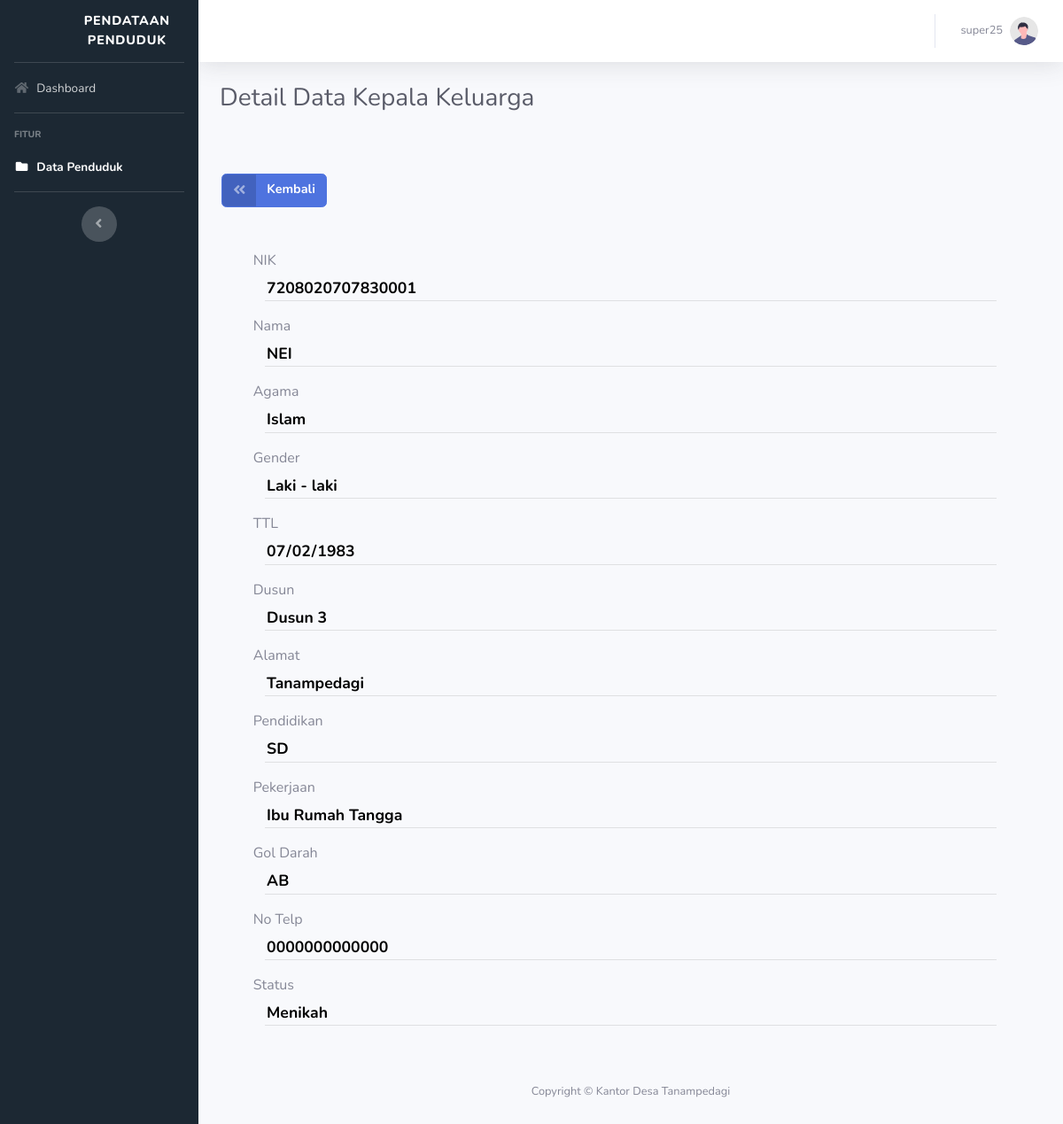
The page /Program/detail_kepala_admin.php?nik=7208020707830001 (signed in) on the database its author committed.
### tables this page shows
CREATE TABLE `data_kepala_keluarga` (
  `nik` bigint(20) NOT NULL,
  `nama` varchar(50) NOT NULL,
  `agama` varchar(20) NOT NULL,
  `gender` varchar(11) NOT NULL,
  `ttl` date NOT NULL,
  `dusun` varchar(20) NOT NULL,
  `alamat` varchar(20) NOT NULL,
  `pendidikan` varchar(20) NOT NULL,
  `pekerjaan` varchar(20) NOT NULL,
  `gol_darah` varchar(2) NOT NULL,
  `no_telp` varchar(13) NOT NULL,
  `status` varchar(20) NOT NULL,
  `kategori` varchar(20) NOT NULL,
  `id_akun` int(11) NOT NULL
);

### Program/detail_kepala_admin.php (the view, shortened to what this page needs)
<?php
    require('koneksi.php');
    $nik = $_GET['nik'];
    $data_penduduk = mysqli_query($conn, "SELECT * FROM data_kepala_keluarga WHERE nik='$nik'");
    $data = mysqli_fetch_assoc($data_penduduk);
?>
<!DOCTYPE html>
<html lang="en">
<head>
    <link href="vendor/fontawesome-free/css/all.min.css" rel="stylesheet" type="text/css">
    <link href="css/sb-admin-2.min.css" rel="stylesheet">
    <link rel="stylesheet" type="text/css" href="css/style.css">
</head>
<body id="page-top">
    <div id="wrapper">
        <ul class="navbar-nav samping sidebar sidebar-dark accordion" id="accordionSidebar">
            <a class="sidebar-brand d-flex align-items-center justify-content-center" href="dashboard_admin.php">
                <div class="sidebar-brand-icon logo">
                </div>
                <div class="sidebar-brand-text mx-3 text">Pendataan Penduduk</div>
            </a>
            <hr class="sidebar-divider my-0">
            <li class="nav-item">
                <a class="nav-link" href="dashboard_admin.php">
                    <i class="fas fa-fw fa-home"></i>
                    <span>Dashboard</span></a>
            </li>
            <hr class="sidebar-divider">
            <div class="sidebar-heading">
                Fitur
            </div>
            <li class="nav-item active">
                <a class="nav-link" href="view_all_data_admin.php">
                    <i class="fas fa-fw fa-folder"></i>
                    <span>Data Penduduk</span></a>
            </li>
            <hr class="sidebar-divider d-none d-md-block">
            <div class="text-center d-none d-md-inline">
                <button class="rounded-circle border-0" id="sidebarToggle"></button>
            </div>
        </ul>
        <div id="content-wrapper" class="d-flex flex-column">
            <div id="content">
                <nav class="navbar navbar-expand navbar-light bg-white topbar mb-4 static-top shadow">
                    <ul class="navbar-nav ml-auto">
                        <li class="nav-item dropdown no-arrow">
                            <a class="nav-link dropdown-toggle" href="#" id="userDropdown" role="button"
                                data-toggle="dropdown" aria-haspopup="true" aria-expanded="false">
                                <span class="mr-2 d-none d-lg-inline text-gray-600 small"><?php echo $_SESSION['username_akun']; ?></span>
                                <img class="img-profile rounded-circle"
                                    src="img/undraw_profile.svg">
                            </a>
                        </li>
                    </ul>
                </nav>
                <div class="container-fluid">
                    <h1 class="h3 mb-4 text-gray-800">Detail Data Kepala Keluarga</h1>
                    <form autocomplete="off" required="" method="POST" action="acc_action.php">
                        <div class="card-body">
                            <br>
                            <div class="input_down">
                                <a href="all_data_kep_admin.php" class="btn btn-primary btn-icon-split">
                                    <span class="icon text-white-50">
                                        <i class="fas fa-angle-double-left"></i>
                                    </span>
                                    <span class="text"><b>Kembali</b></span>
                                </a>
                            </div>
                            <br>
                            <br>
                            <div class="form-group">
                                <label for="exampleInputNik" class="input label">NIK</label>
                                <input type="text" class="conf" id="exampleInputNik" required="" name="nik" min="0" value="<?php echo $data['nik']; ?>" readonly>
                                <hr class="sidebar-divider my-0 garis">
                            </div>
                            <div class="form-group">
                                <label for="exampleInputNik" class="input label">Nama</label>
                                <input type="text" class="conf" id="exampleInputNik" required="" name="nama" min="0" value="<?php echo $data['nama']; ?>" readonly>
                                <hr class="sidebar-divider my-0 garis">
                            </div>
                            <div class="form-group">
                                <label for="exampleInputNama" class="input label">Agama</label>
                                <input type="text" class="conf" id="exampleInputNama"  required="" name="agama" value="<?php echo $data['agama']; ?>" readonly>
                                <hr class="sidebar-divider my-0 garis">
                            </div>
                            <div class="form-group">
                                <label for="exampleInputGender" class="input label">Gender</label>
                                <input type="text" class="conf" id="exampleInputGender"  required="" name="gender"
                                value="<?php
                                    if ($data['gender'] == "L") {
                                        echo "Laki - laki";
                                    }
                                    else if ($data['gender'] == "P") {
                                        echo "Perempuan";
                                    }
                                ?>" readonly>
                                <hr class="sidebar-divider my-0 garis">
                            </div>
                            <div class="form-group">
                                <label for="exampleInputRt" class="input label">TTL</label>
                                <input type="date" class="conf" id="exampleInputRt" required="" name="ttl" min="0" value="<?php echo $data['ttl']; ?>" readonly>
                                <hr class="sidebar-divider my-0 garis">
                            </div>
                            <div class="form-group">
                                <label for="exampleInputDusun" class="input label">Dusun</label>
                                <input type="text" class="conf" id="exampleInputDusun" required="" name="dusun" min="0" value="<?php echo $data['dusun']; ?>" readonly>
                                <hr class="sidebar-divider my-0 garis">
                            </div>
                            <div class="form-group">
                                <label for="exampleInputRw" class="input label">Alamat</label>
                                <input type="text" class="conf" id="exampleInputRw" required="" name="alamat" min="0" value="<?php echo $data['alamat']; ?>" readonly>
                                <hr class="sidebar-divider my-0 garis">
                            </div>
                            <div class="form-group">
                                <label for="exampleInputAgama" class="input label">Pendidikan</label>
                                <input type="text" class="conf" id="exampleInputAgama" required="" name="pendidikan" min="0" value="<?php echo $data['pendidikan']; ?>" readonly>
                                <hr class="sidebar-divider my-0 garis">
                            </div>
                            <div class="form-group">
                                <label for="exampleInputAgama" class="input label">Pekerjaan</label>
                                <input type="text" class="conf" id="exampleInputAkun" required="" name="pekerjaan" min="0" value="<?php echo $data['pekerjaan']; ?>" readonly>
                                <hr class="sidebar-divider my-0 garis">
                            </div>
                            <div class="form-group">
                                <label for="exampleInputGol" class="input label">Gol Darah</label>
                                <input type="text" class="conf" id="exampleInputGol" required="" name="gol_darah" min="0" value="<?php echo $data['gol_darah']; ?>" readonly>
                                <hr class="sidebar-divider my-0 garis">
                            </div>
                            <div class="form-group">
                                <label for="exampleInputNo" class="input label">No Telp</label>
                                <input type="text" class="conf" id="exampleInputNo" required="" name="no_telp" min="0" value="<?php echo $data['no_telp']; ?>" readonly>
                                <hr class="sidebar-divider my-0 garis">
                            </div>
                            <div class="form-group">
                                <label for="exampleInputAgama" class="input label">Status</label>
                                <input type="text" class="conf" id="exampleInputAkun" required="" name="status" min="0" value="<?php echo $data['status']; ?>" readonly>
                                <hr class="sidebar-divider my-0 garis">
                            </div>
                        </div>
                    </form>
                </div>
            </div>
            <footer class="sticky-footer">
                <div class="container my-auto">
                    <div class="copyright text-center my-auto">
                        <span>Copyright &copy; Kantor Desa Tanampedagi</span>
                    </div>
                </div>
            </footer>
        </div>
    </div>
</body>
</html>

### Program/css/style.css (style rules this page uses)
div .logo { width: 90%; height: 270%; background-image: url('../img/lambang3.png'); background-size: 70%; background-repeat: no-repeat; background-position: center; }
.samping { background-color: #1C2833; }
.input { margin-left: -2%; width: 104%; }
.text { font-size: 90%; }
.input_down { height: 38px; margin-left: -2%; width: 104%; }
.label { margin-left: 2%; }
.conf { background-color: transparent; color: Black; border: none; margin-left: 3.5%; margin-top: -7%; font-size: 110%; text-align: left; font-weight: bold; }
.garis { width: 93%; }

### rows shown on the page
data_kepala_keluarga: nik "7208020707830001", nama "NEI", agama "Islam", gender "Laki - laki", ttl "07/02/1983", dusun "Dusun 3", alamat "Tanampedagi", pendidikan "SD", pekerjaan "Ibu Rumah Tangga", gol_darah "AB", no_telp "0000000000000", status "Menikah"

### other values the page prints
$_SESSION['username_akun'] "super25"
